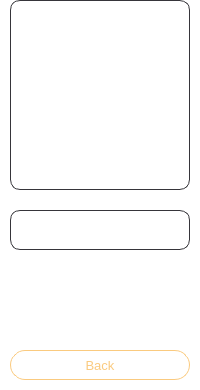
<?xml version="1.0" encoding="UTF-8"?>
<ui version="4.0">
 <class>AboutView</class>
 <widget class="QWidget" name="AboutView">
  <property name="geometry">
   <rect>
    <x>0</x>
    <y>0</y>
    <width>200</width>
    <height>390</height>
   </rect>
  </property>
  <property name="windowTitle">
   <string>OctoVault VPN</string>
  </property>
  <property name="styleSheet">
   <string notr="true">QWidget{
background-color: transparent;
}</string>
  </property>
  <widget class="QPushButton" name="btnBack">
   <property name="geometry">
    <rect>
     <x>10</x>
     <y>350</y>
     <width>180</width>
     <height>30</height>
    </rect>
   </property>
   <property name="font">
    <font>
     <pointsize>10</pointsize>
    </font>
   </property>
   <property name="styleSheet">
    <string notr="true">QPushButton{
background:transparent;
border: 1px solid #FACA7F;
border-radius: 15px;
color:#FACA7F;
}</string>
   </property>
   <property name="text">
    <string>Back</string>
   </property>
  </widget>
  <widget class="QWidget" name="socialHolder" native="true">
   <property name="geometry">
    <rect>
     <x>10</x>
     <y>0</y>
     <width>180</width>
     <height>190</height>
    </rect>
   </property>
   <property name="styleSheet">
    <string notr="true">QWidget{
background:transparent;
border: 1px solid #36353a;
border-radius: 10px;
}</string>
   </property>
   <widget class="QWidget" name="fbHolder" native="true">
    <property name="geometry">
     <rect>
      <x>0</x>
      <y>10</y>
      <width>180</width>
      <height>20</height>
     </rect>
    </property>
    <property name="styleSheet">
     <string notr="true">QWidget{
border-color:transparent;
}</string>
    </property>
    <widget class="QLabel" name="lblFbLogo">
     <property name="geometry">
      <rect>
       <x>20</x>
       <y>0</y>
       <width>20</width>
       <height>20</height>
      </rect>
     </property>
     <property name="styleSheet">
      <string notr="true"/>
     </property>
     <property name="text">
      <string/>
     </property>
     <property name="pixmap">
      <pixmap resource="../assets/assets.qrc">:/img/images/icon_facebook.png</pixmap>
     </property>
     <property name="scaledContents">
      <bool>true</bool>
     </property>
    </widget>
    <widget class="QLabel" name="lblFacebook">
     <property name="geometry">
      <rect>
       <x>50</x>
       <y>2</y>
       <width>58</width>
       <height>16</height>
      </rect>
     </property>
     <property name="font">
      <font>
       <pointsize>10</pointsize>
      </font>
     </property>
     <property name="styleSheet">
      <string notr="true">QLabel{
color:#FFFFFF;
border-color:transparent;
}</string>
     </property>
     <property name="text">
      <string>Facebook</string>
     </property>
    </widget>
    <widget class="QPushButton" name="btnFb">
     <property name="geometry">
      <rect>
       <x>0</x>
       <y>0</y>
       <width>180</width>
       <height>20</height>
      </rect>
     </property>
     <property name="styleSheet">
      <string notr="true">QPushButton{
background:transparent;
border-color:transparent;
}</string>
     </property>
     <property name="text">
      <string/>
     </property>
    </widget>
   </widget>
   <widget class="QWidget" name="instaHolder" native="true">
    <property name="geometry">
     <rect>
      <x>0</x>
      <y>40</y>
      <width>180</width>
      <height>20</height>
     </rect>
    </property>
    <property name="styleSheet">
     <string notr="true">QWidget{
border-color:transparent;
}</string>
    </property>
    <widget class="QLabel" name="lblInstaLogo">
     <property name="geometry">
      <rect>
       <x>20</x>
       <y>0</y>
       <width>20</width>
       <height>20</height>
      </rect>
     </property>
     <property name="styleSheet">
      <string notr="true">QLabel{
border-color:transparent;
}</string>
     </property>
     <property name="text">
      <string/>
     </property>
     <property name="pixmap">
      <pixmap resource="../assets/assets.qrc">:/img/images/icon_instagram.png</pixmap>
     </property>
     <property name="scaledContents">
      <bool>true</bool>
     </property>
    </widget>
    <widget class="QLabel" name="lblInstagram">
     <property name="geometry">
      <rect>
       <x>50</x>
       <y>2</y>
       <width>58</width>
       <height>16</height>
      </rect>
     </property>
     <property name="font">
      <font>
       <pointsize>10</pointsize>
      </font>
     </property>
     <property name="styleSheet">
      <string notr="true">QLabel{
color:#FFFFFF;
border-color:transparent;
}</string>
     </property>
     <property name="text">
      <string>Instagram</string>
     </property>
    </widget>
    <widget class="QPushButton" name="btnInsta">
     <property name="geometry">
      <rect>
       <x>0</x>
       <y>0</y>
       <width>180</width>
       <height>20</height>
      </rect>
     </property>
     <property name="styleSheet">
      <string notr="true">QPushButton{
background:transparent;
border-color:transparent;
}</string>
     </property>
     <property name="text">
      <string/>
     </property>
    </widget>
   </widget>
   <widget class="QWidget" name="youtubeHolder" native="true">
    <property name="geometry">
     <rect>
      <x>0</x>
      <y>70</y>
      <width>180</width>
      <height>20</height>
     </rect>
    </property>
    <property name="styleSheet">
     <string notr="true">QWidget{
border-color:transparent;
}</string>
    </property>
    <widget class="QLabel" name="lblYoutubeLogo">
     <property name="geometry">
      <rect>
       <x>20</x>
       <y>0</y>
       <width>20</width>
       <height>20</height>
      </rect>
     </property>
     <property name="styleSheet">
      <string notr="true">QLabel{
border-color:transparent;
}</string>
     </property>
     <property name="text">
      <string/>
     </property>
     <property name="pixmap">
      <pixmap resource="../assets/assets.qrc">:/img/images/icon_youtube.png</pixmap>
     </property>
     <property name="scaledContents">
      <bool>true</bool>
     </property>
    </widget>
    <widget class="QLabel" name="lblYoutube">
     <property name="geometry">
      <rect>
       <x>50</x>
       <y>2</y>
       <width>58</width>
       <height>16</height>
      </rect>
     </property>
     <property name="font">
      <font>
       <pointsize>10</pointsize>
      </font>
     </property>
     <property name="styleSheet">
      <string notr="true">QLabel{
color:#FFFFFF;
border-color:transparent;
}</string>
     </property>
     <property name="text">
      <string>YouTube</string>
     </property>
    </widget>
    <widget class="QPushButton" name="btnYoutube">
     <property name="geometry">
      <rect>
       <x>0</x>
       <y>0</y>
       <width>180</width>
       <height>20</height>
      </rect>
     </property>
     <property name="styleSheet">
      <string notr="true">QPushButton{
background:transparent;
border-color:transparent;
}</string>
     </property>
     <property name="text">
      <string/>
     </property>
    </widget>
   </widget>
   <widget class="QWidget" name="linkedInHolder" native="true">
    <property name="geometry">
     <rect>
      <x>0</x>
      <y>100</y>
      <width>180</width>
      <height>20</height>
     </rect>
    </property>
    <property name="styleSheet">
     <string notr="true">QWidget{
border-color:transparent;
}</string>
    </property>
    <widget class="QLabel" name="lblLinkedInLogo">
     <property name="geometry">
      <rect>
       <x>20</x>
       <y>0</y>
       <width>20</width>
       <height>20</height>
      </rect>
     </property>
     <property name="styleSheet">
      <string notr="true">QLabel{
border-color:transparent;
}</string>
     </property>
     <property name="text">
      <string/>
     </property>
     <property name="pixmap">
      <pixmap resource="../assets/assets.qrc">:/img/images/icon_linkedin.png</pixmap>
     </property>
     <property name="scaledContents">
      <bool>true</bool>
     </property>
    </widget>
    <widget class="QLabel" name="lblLinkedIn">
     <property name="geometry">
      <rect>
       <x>50</x>
       <y>2</y>
       <width>58</width>
       <height>16</height>
      </rect>
     </property>
     <property name="font">
      <font>
       <pointsize>10</pointsize>
      </font>
     </property>
     <property name="styleSheet">
      <string notr="true">QLabel{
color:#FFFFFF;
border-color:transparent;
}</string>
     </property>
     <property name="text">
      <string>LinkedIn</string>
     </property>
    </widget>
    <widget class="QPushButton" name="btnLinkedIn">
     <property name="geometry">
      <rect>
       <x>0</x>
       <y>0</y>
       <width>180</width>
       <height>20</height>
      </rect>
     </property>
     <property name="styleSheet">
      <string notr="true">QPushButton{
background:transparent;
border-color:transparent;
}</string>
     </property>
     <property name="text">
      <string/>
     </property>
    </widget>
   </widget>
   <widget class="QWidget" name="twitterHolder" native="true">
    <property name="geometry">
     <rect>
      <x>0</x>
      <y>130</y>
      <width>180</width>
      <height>20</height>
     </rect>
    </property>
    <property name="styleSheet">
     <string notr="true">QWidget{
border-color:transparent;
}</string>
    </property>
    <widget class="QLabel" name="lblTwitterLogo">
     <property name="geometry">
      <rect>
       <x>20</x>
       <y>0</y>
       <width>20</width>
       <height>20</height>
      </rect>
     </property>
     <property name="styleSheet">
      <string notr="true">QLabel{
border-color:transparent;
}</string>
     </property>
     <property name="text">
      <string/>
     </property>
     <property name="pixmap">
      <pixmap resource="../assets/assets.qrc">:/img/images/icon_twitter.png</pixmap>
     </property>
     <property name="scaledContents">
      <bool>true</bool>
     </property>
    </widget>
    <widget class="QLabel" name="lblTwitter">
     <property name="geometry">
      <rect>
       <x>50</x>
       <y>2</y>
       <width>58</width>
       <height>16</height>
      </rect>
     </property>
     <property name="font">
      <font>
       <pointsize>10</pointsize>
      </font>
     </property>
     <property name="styleSheet">
      <string notr="true">QLabel{
color:#FFFFFF;
border-color:transparent;
}</string>
     </property>
     <property name="text">
      <string>Twitter</string>
     </property>
    </widget>
    <widget class="QPushButton" name="btnTwitter">
     <property name="geometry">
      <rect>
       <x>0</x>
       <y>0</y>
       <width>180</width>
       <height>20</height>
      </rect>
     </property>
     <property name="styleSheet">
      <string notr="true">QPushButton{
background:transparent;
border-color:transparent;
}</string>
     </property>
     <property name="text">
      <string/>
     </property>
    </widget>
   </widget>
   <widget class="QWidget" name="redditHolder" native="true">
    <property name="geometry">
     <rect>
      <x>0</x>
      <y>160</y>
      <width>180</width>
      <height>20</height>
     </rect>
    </property>
    <property name="styleSheet">
     <string notr="true">QWidget{
border-color:transparent;
}</string>
    </property>
    <widget class="QLabel" name="lblRedditLogo">
     <property name="geometry">
      <rect>
       <x>20</x>
       <y>0</y>
       <width>20</width>
       <height>20</height>
      </rect>
     </property>
     <property name="styleSheet">
      <string notr="true">QLabel{
border-color:transparent;
}</string>
     </property>
     <property name="text">
      <string/>
     </property>
     <property name="pixmap">
      <pixmap resource="../assets/assets.qrc">:/img/images/icon_reddit.png</pixmap>
     </property>
     <property name="scaledContents">
      <bool>true</bool>
     </property>
    </widget>
    <widget class="QLabel" name="lblReddit">
     <property name="geometry">
      <rect>
       <x>50</x>
       <y>2</y>
       <width>58</width>
       <height>16</height>
      </rect>
     </property>
     <property name="font">
      <font>
       <pointsize>10</pointsize>
      </font>
     </property>
     <property name="styleSheet">
      <string notr="true">QLabel{
color:#FFFFFF;
border-color:transparent;
}</string>
     </property>
     <property name="text">
      <string>Reddit</string>
     </property>
    </widget>
    <widget class="QPushButton" name="btnReddit">
     <property name="geometry">
      <rect>
       <x>0</x>
       <y>0</y>
       <width>180</width>
       <height>20</height>
      </rect>
     </property>
     <property name="styleSheet">
      <string notr="true">QPushButton{
background:transparent;
border-color:transparent;
}</string>
     </property>
     <property name="text">
      <string/>
     </property>
    </widget>
   </widget>
  </widget>
  <widget class="QWidget" name="aboutHolder" native="true">
   <property name="geometry">
    <rect>
     <x>10</x>
     <y>210</y>
     <width>180</width>
     <height>40</height>
    </rect>
   </property>
   <property name="styleSheet">
    <string notr="true">QWidget{
background:transparent;
border: 1px solid #36353a;
border-radius: 10px;
}</string>
   </property>
   <widget class="QWidget" name="termsHolder" native="true">
    <property name="geometry">
     <rect>
      <x>0</x>
      <y>10</y>
      <width>180</width>
      <height>20</height>
     </rect>
    </property>
    <property name="styleSheet">
     <string notr="true">QWidget{
border-color:transparent;
}</string>
    </property>
    <widget class="QLabel" name="lblTermsLogo">
     <property name="geometry">
      <rect>
       <x>20</x>
       <y>0</y>
       <width>20</width>
       <height>20</height>
      </rect>
     </property>
     <property name="styleSheet">
      <string notr="true">QLabel{
border-color:transparent;
}</string>
     </property>
     <property name="text">
      <string/>
     </property>
     <property name="pixmap">
      <pixmap resource="../assets/assets.qrc">:/img/images/icon_terms.png</pixmap>
     </property>
     <property name="scaledContents">
      <bool>true</bool>
     </property>
    </widget>
    <widget class="QLabel" name="lblTerms">
     <property name="geometry">
      <rect>
       <x>50</x>
       <y>2</y>
       <width>100</width>
       <height>16</height>
      </rect>
     </property>
     <property name="font">
      <font>
       <pointsize>10</pointsize>
      </font>
     </property>
     <property name="styleSheet">
      <string notr="true">QLabel{
color:#FFFFFF;
border-color:transparent;
}</string>
     </property>
     <property name="text">
      <string>Terms &amp; Policies</string>
     </property>
    </widget>
    <widget class="QPushButton" name="btnTerms">
     <property name="geometry">
      <rect>
       <x>0</x>
       <y>0</y>
       <width>180</width>
       <height>20</height>
      </rect>
     </property>
     <property name="styleSheet">
      <string notr="true">QPushButton{
background:transparent;
border-color:transparent;
}</string>
     </property>
     <property name="text">
      <string/>
     </property>
    </widget>
   </widget>
  </widget>
 </widget>
 <resources>
  <include location="../assets/assets.qrc"/>
 </resources>
 <connections/>
</ui>
